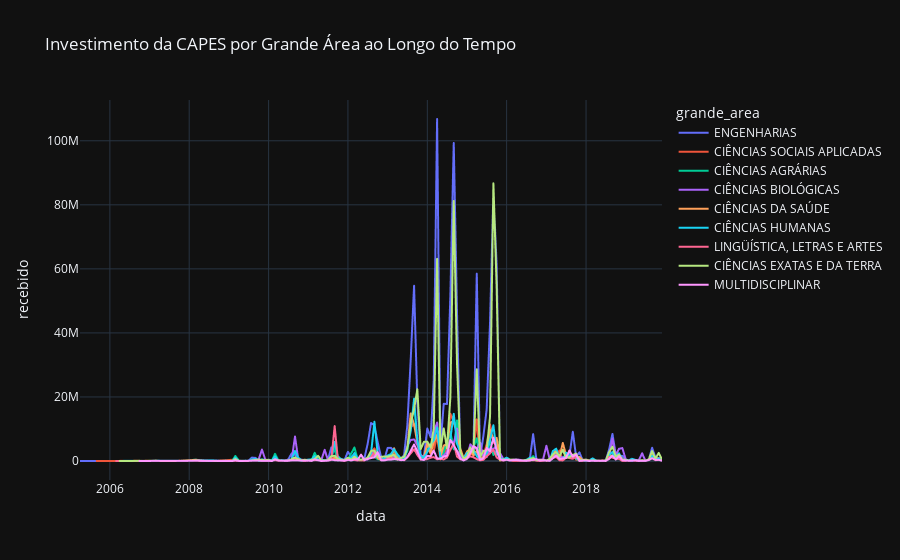

The notebook cell saved with this chart:
### Code cell
px.line(df_invest_group, x="data", y="recebido", color="grande_area", log_y=False,
        template="plotly_dark", title="Investimento da CAPES por Grande Área ao Longo do Tempo")

### Figure 1 — Plotly figure (JSON) as saved in the notebook; plotly's stock layout.template omitted (floating-point values rounded to 4 significant figures; data arrays with more than 128 entries replaced by an {"elided": "..."} marker saying what was removed)
{"data": [{"hovertemplate": "grande_area=ENGENHARIAS<br>data=%{x}<br>recebido=%{y}<extra></extra>", "legendgroup": "ENGENHARIAS", "line": {"color": "#636efa", "dash": "solid"}, "marker": {"symbol": "circle"}, "mode": "lines", "name": "ENGENHARIAS", "showlegend": true, "type": "scattergl", "x": {"elided": "150 str values"}, "xaxis": "x", "y": {"elided": "150 int values"}, "yaxis": "y"}, {"hovertemplate": "grande_area=CIÊNCIAS SOCIAIS APLICADAS<br>data=%{x}<br>recebido=%{y}<extra></extra>", "legendgroup": "CIÊNCIAS SOCIAIS APLICADAS", "line": {"color": "#EF553B", "dash": "solid"}, "marker": {"symbol": "circle"}, "mode": "lines", "name": "CIÊNCIAS SOCIAIS APLICADAS", "showlegend": true, "type": "scattergl", "x": {"elided": "144 str values"}, "xaxis": "x", "y": {"elided": "144 int values"}, "yaxis": "y"}, {"hovertemplate": "grande_area=CIÊNCIAS AGRÁRIAS<br>data=%{x}<br>recebido=%{y}<extra></extra>", "legendgroup": "CIÊNCIAS AGRÁRIAS", "line": {"color": "#00cc96", "dash": "solid"}, "marker": {"symbol": "circle"}, "mode": "lines", "name": "CIÊNCIAS AGRÁRIAS", "showlegend": true, "type": "scattergl", "x": {"elided": "142 str values"}, "xaxis": "x", "y": {"elided": "142 int values"}, "yaxis": "y"}, {"hovertemplate": "grande_area=CIÊNCIAS BIOLÓGICAS<br>data=%{x}<br>recebido=%{y}<extra></extra>", "legendgroup": "CIÊNCIAS BIOLÓGICAS", "line": {"color": "#ab63fa", "dash": "solid"}, "marker": {"symbol": "circle"}, "mode": "lines", "name": "CIÊNCIAS BIOLÓGICAS", "showlegend": true, "type": "scattergl", "x": {"elided": "146 str values"}, "xaxis": "x", "y": {"elided": "146 int values"}, "yaxis": "y"}, {"hovertemplate": "grande_area=CIÊNCIAS DA SAÚDE<br>data=%{x}<br>recebido=%{y}<extra></extra>", "legendgroup": "CIÊNCIAS DA SAÚDE", "line": {"color": "#FFA15A", "dash": "solid"}, "marker": {"symbol": "circle"}, "mode": "lines", "name": "CIÊNCIAS DA SAÚDE", "showlegend": true, "type": "scattergl", "x": {"elided": "142 str values"}, "xaxis": "x", "y": {"elided": "142 int values"}, "yaxis": "y"}, {"hovertemplate": "grande_area=CIÊNCIAS HUMANAS<br>data=%{x}<br>recebido=%{y}<extra></extra>", "legendgroup": "CIÊNCIAS HUMANAS", "line": {"color": "#19d3f3", "dash": "solid"}, "marker": {"symbol": "circle"}, "mode": "lines", "name": "CIÊNCIAS HUMANAS", "showlegend": true, "type": "scattergl", "x": {"elided": "148 str values"}, "xaxis": "x", "y": {"elided": "148 int values"}, "yaxis": "y"}, {"hovertemplate": "grande_area=LINGÜÍSTICA, LETRAS E ARTES<br>data=%{x}<br>recebido=%{y}<extra></extra>", "legendgroup": "LINGÜÍSTICA, LETRAS E ARTES", "line": {"color": "#FF6692", "dash": "solid"}, "marker": {"symbol": "circle"}, "mode": "lines", "name": "LINGÜÍSTICA, LETRAS E ARTES", "showlegend": true, "type": "scattergl", "x": {"elided": "140 str values"}, "xaxis": "x", "y": {"elided": "140 int values"}, "yaxis": "y"}, {"hovertemplate": "grande_area=CIÊNCIAS EXATAS E DA TERRA<br>data=%{x}<br>recebido=%{y}<extra></extra>", "legendgroup": "CIÊNCIAS EXATAS E DA TERRA", "line": {"color": "#B6E880", "dash": "solid"}, "marker": {"symbol": "circle"}, "mode": "lines", "name": "CIÊNCIAS EXATAS E DA TERRA", "showlegend": true, "type": "scattergl", "x": {"elided": "147 str values"}, "xaxis": "x", "y": {"elided": "147 int values"}, "yaxis": "y"}, {"hovertemplate": "grande_area=MULTIDISCIPLINAR<br>data=%{x}<br>recebido=%{y}<extra></extra>", "legendgroup": "MULTIDISCIPLINAR", "line": {"color": "#FF97FF", "dash": "solid"}, "marker": {"symbol": "circle"}, "mode": "lines", "name": "MULTIDISCIPLINAR", "showlegend": true, "type": "scattergl", "x": {"elided": "136 str values"}, "xaxis": "x", "y": {"elided": "136 int values"}, "yaxis": "y"}], "layout": {"legend": {"title": {"text": "grande_area"}, "tracegroupgap": 0}, "title": {"text": "Investimento da CAPES por Grande Área ao Longo do Tempo"}, "xaxis": {"anchor": "y", "domain": [0, 1], "title": {"text": "data"}}, "yaxis": {"anchor": "x", "domain": [0, 1], "title": {"text": "recebido"}}}}
